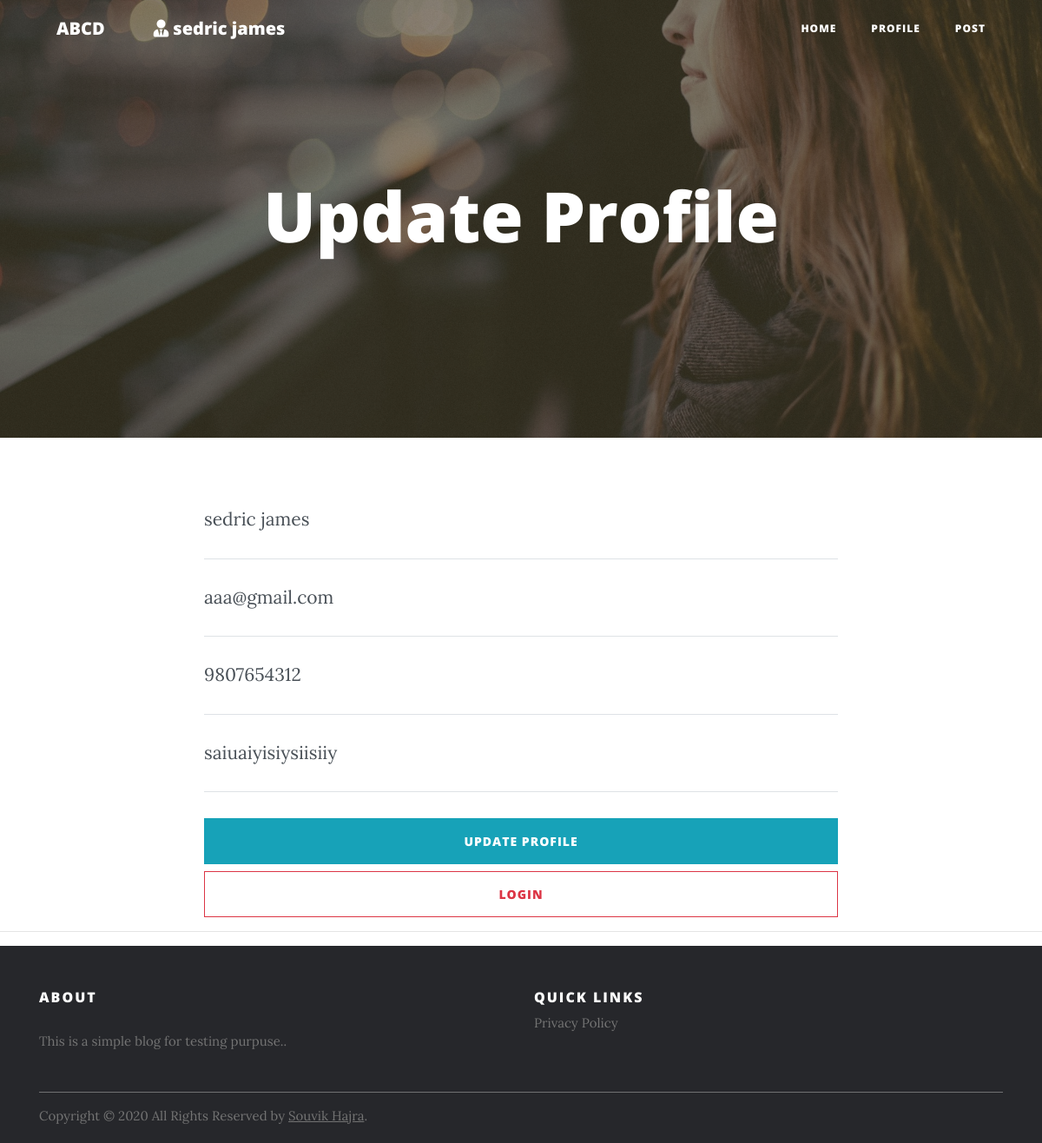
The page /editprofile.php (signed in) on the database its author committed.
### tables this page shows
CREATE TABLE `users` (
  `u_id` int(11) NOT NULL,
  `u_name` varchar(50) NOT NULL,
  `u_username` varchar(50) DEFAULT NULL,
  `u_email` varchar(50) NOT NULL,
  `u_password` varchar(50) NOT NULL,
  `u_phone` varchar(50) DEFAULT NULL,
  `u_address` varchar(120) NOT NULL,
  `u_ip_address` varchar(255) DEFAULT NULL,
  `status` int(11) NOT NULL DEFAULT '1',
  `u_created_at` datetime NOT NULL DEFAULT CURRENT_TIMESTAMP
);

### editprofile.php (the view, shortened to what this page needs)
<!DOCTYPE html>
<html lang="en">
<head>
  <link href="vendor/bootstrap/css/bootstrap.min.css" rel="stylesheet">
  <link href="vendor/fontawesome-free/css/all.min.css" rel="stylesheet" type="text/css">
  <link href="css/clean-blog.min.css" rel="stylesheet">
</head>
<body>
 <?php include('dataconfig.php'); ?>
  <nav class="navbar navbar-expand-lg navbar-light fixed-top" id="mainNav">
    <div class="container">
      <a class="navbar-brand" href="index.php">ABCD</a>
      <a class="navbar-brand disabledah" href="index.php"><?php echo ((!isset($_SESSION['u_name']) || $_SESSION['u_name'] == '') ? "" : "<i class='fas fa-user-tie'></i>  ".$_SESSION['u_name']); ?></a>
      <div class="collapse navbar-collapse" id="navbarResponsive">
        <ul class="navbar-nav ml-auto">
          <li class="nav-item">
            <a class="nav-link" href="index.php">Home</a>
          </li>
          <?php
            if (!isset($_SESSION['u_id']) || $_SESSION['u_id'] == ''){
          ?>
          <li class="nav-item">
            <a class="nav-link" href="login.php">Login</a>
          </li>
          <?php
          }else{
         ?>
          <li class="nav-item">
            <a class="nav-link" href="profile.php">Profile</a>
          </li>
        <?php
          }
          ?>
          <?php
            if (isset($_SESSION['u_id'])){
          ?>
          <li class="nav-item">
            <a class="nav-link" href="createpost.php">Post</a>
          </li>
          <?php
          }
          ?>
        </ul>
      </div>
    </div>
  </nav>
  <header class="masthead" style="background-image: url('img/editp.jpg')">
    <div class="overlay"></div>
    <div class="container">
      <div class="row">
        <div class="col-lg-8 col-md-10 mx-auto">
          <div class="site-heading">
            <h1>Update Profile</h1>
          </div>
        </div>
      </div>
    </div>
  </header>
   <div class="container">
    <div class="row">
      <div class="col-lg-8 col-md-10 mx-auto">
         <?php
        $finalval = $_SESSION['u_id'];
        $sql = "SELECT * FROM users where u_id='".$finalval."'";
        $result = $conn->query($sql);
        if ($result->num_rows > 0) {
        $row = $result->fetch_assoc();
        } else {
            echo "0 results";
        }
        ?>
        <form name="sentMessage" id="contactForm" method="post" action="" novalidate>
          <div class="control-group">
            <div class="form-group floating-label-form-group controls">
              <input type="text" class="form-control" value="<?php echo $row['u_name'] ?>" name="fname" placeholder="First Name" id="fname" required data-validation-required-message="Please enter your name.">
            </div>
          </div>
          <div class="control-group">
            <div class="form-group floating-label-form-group controls">
              <input type="text" class="form-control" value="<?php echo $row['u_email'] ?>" name="email" placeholder="Email" id="name" required data-validation-required-message="Please enter your name.">
            </div>
          </div>
          <div class="control-group">
            <div class="form-group floating-label-form-group controls">
              <input type="text" class="form-control" value="<?php echo $row['u_phone'] ?>" name="phn" placeholder="Phone No" id="name" required data-validation-required-message="Please enter your name.">
            </div>
          </div>
          <div class="control-group">
            <div class="form-group floating-label-form-group controls">
              <input type="text" class="form-control" value="<?php echo $row['u_address'] ?>" name="addres" placeholder="Address" id="name" required data-validation-required-message="Please enter your name.">
            </div>
          </div>
          <br>
          <button name="bji" type="submit" class="btn btn-info btn-block" id="sendMessageButton">Update Profile</button>
          <a href="register.php" class="btn btn-outline-danger btn-block">Login</a>
        </form>
      </div>
    </div>
  </div><hr>
  <footer class="site-footer">
      <div class="container">
        <div class="row">
          <div class="col-sm-12 col-md-6">
            <h6>About</h6>
            <p class="text-justify">This is a simple blog for testing purpuse..</p>
          </div>
          <div class="col-xs-6 col-md-6">
            <h6>Quick Links</h6>
            <ul class="footer-links">
              <li><a href="http://localhost/juniarblog/privacy.php">Privacy Policy</a></li>
            </ul>
          </div>
        </div>
        <hr>
      </div>
      <div class="container">
        <div class="row">
          <div class="col-md-8 col-sm-6 col-xs-12">
            <p class="copyright-text">Copyright &copy; 2020 All Rights Reserved by
         <a href="#">Souvik Hajra</a>.
            </p>
          </div>
        </div>
      </div>
</footer>
</body>
</html>

### editprofile.php (style rules this page uses)
.disabledah { pointer-events: none; cursor: default; }
.site-footer { background-color:#26272b; padding:45px 0 20px; font-size:15px; line-height:24px; color:#737373; }
.site-footer hr { border-top-color:#bbb; opacity:0.5 }
.site-footer h6 { color:#fff; font-size:16px; text-transform:uppercase; margin-top:5px; letter-spacing:2px }
.site-footer a { color:#737373; }
.footer-links { padding-left:0; list-style:none }
.footer-links li { display:block }
.footer-links a { color:#737373 }
.copyright-text { margin:0 }

### rows shown on the page
users: fname "sedric james", email "aaa@gmail.com", phn "9807654312", addres "saiuaiyisiysiisiiy"

### other values the page prints
$_SESSION['u_name'] "sedric james"
